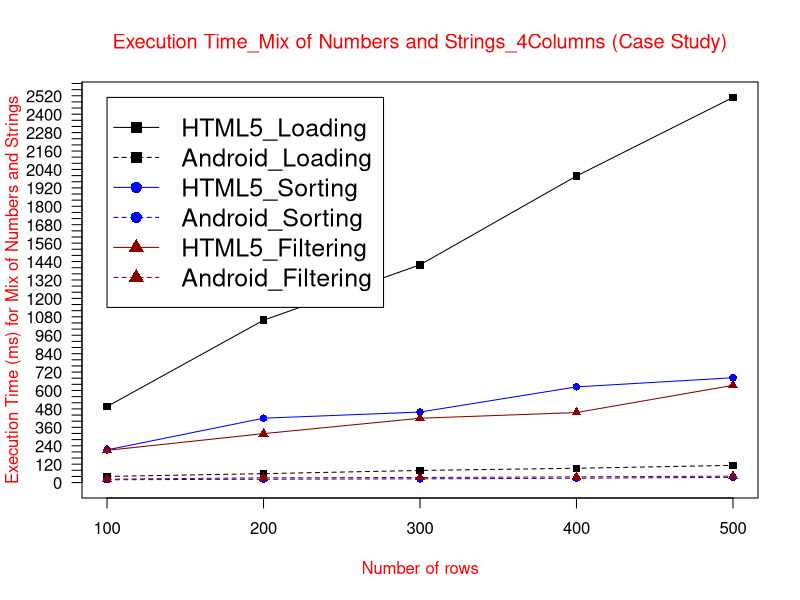

Write R code to recreate this figure.
data <- read.table("(CS)ETmix4col.txt", header = TRUE)

max_y <- max(data)
plot_colors <- c("black", "blue", "red4")
png(filename="(CS)ETmix4Col.png", height = 1000, width = 1300, bg = "white")
plot(data$HTML5_Loading, type = "o", col = plot_colors[1], pch=15,  ylim=c(0,max_y), axes=FALSE, ann=FALSE)
axis(1, at=1:5, lab=c("100", "200", "300", "400", "500"))
axis(2, las=1, at=40*0:max_y, cex.axis = 1)

box()
lines(data$Android_Loading, type="o", pch=15, lty=2, col=plot_colors[1])
lines(data$HTML5_Sorting, type="o", pch=16, lty=1,  col=plot_colors[2])
lines(data$Android_Sorting, type="o", pch=16, lty=2,  col=plot_colors[2])   
lines(data$HTML5_Filtering, type="o", pch=17, lty=1, col=plot_colors[3])
lines(data$Android_Filtering, type="o", pch=17, lty=2,   col=plot_colors[3])

title(main="Execution Time_Mix of Numbers and Strings_4Columns (Case Study)", col.main="red", font.main=6)
title(xlab= "Number of rows", col.lab="red")
title(ylab= "Execution Time (ms) for Mix of Numbers and Strings", col.lab="red")
legend(1, max_y, names(data), cex=1.5, col=c("black", "black","blue", "blue","red4","red4"), pch=c(15,15,16,16,17,17), lty=c(1,2,1,2,1,2));

dev.off()